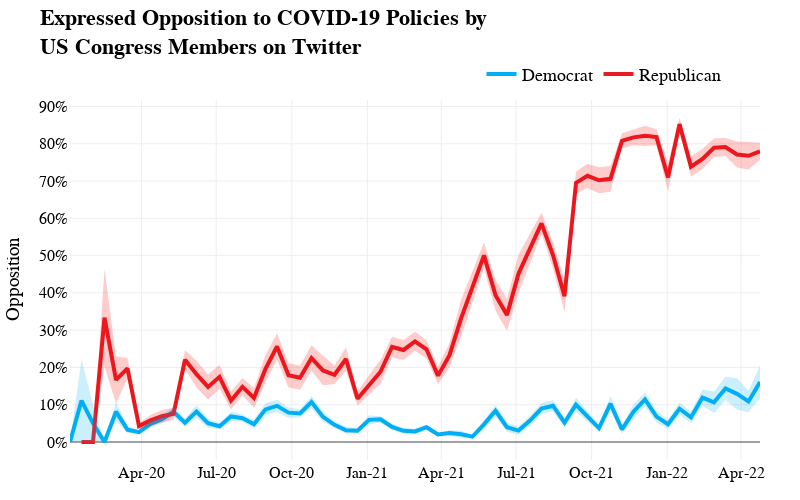

Notebook cell for this chart:
### Code cell
# Figure 2: Opposition to COVID-19 Policies by Political Party

# read dataset 
df = pd.read_csv('analysis_data.csv')

# convert date to datetime
df.date = pd.to_datetime(df.date)

# make the two independent senators democrats since they caucus with the democrats
df.party = df.party.replace({'Independent': 'Democrat'})

# create an opposition percentage column 
df['opposition'] = df['opposition_tweet_count'] / df.total_tweets

# group the dataset by party and date and calculate the mean and standard error of the opposition
party = df.groupby(['party', 'date']).agg({'opposition': ['mean', 'sem']}).reset_index()

# rename columns
party.columns = ['party', 'date', 'opposition', 'sem']

    
# create the plot
fig = px.line(party, x='date', y='opposition', color='party', color_discrete_sequence=[config.dem, config.rep],
              labels={'date':'Date', 'opposition':'Opposition'}, 
              title='Opposition to COVID-19 Policies by Party', 
              )


for p in party.party.unique():
    x1 = party.loc[party.party == p]
    if p == 'Democrat':
        color = 'rgba(0,176,246,0.2)'
    if p == 'Republican':
        color = 'rgba(255,0,0,0.2)'
    
    fig.add_trace(go.Scatter(
        x=x1.date,
        y=x1['opposition'] + x1['sem'],
        mode='lines',
        name='Upper Bound',
        line=dict(color='rgba(0,0,0,0)'),
        showlegend=False
    ))

    fig.add_trace(go.Scatter(
        x=x1.date,
        y=x1['opposition'] - x1['sem'],
        mode='lines',
        name='Lower Bound',
        line=dict(color='rgba(0,0,0,0)'),
        fill='tonexty',
        fillcolor=color,
        showlegend=False
    ))



fig.update_layout(
    font_family="Arial",
    font_color="black",
    title_font_family="Arial",
    title_font_color="black",
    title_font_size = 16,
    font_size = 16,
    title = '<b>Expressed Opposition to COVID-19 Policies by<br>US Congress Members on Twitter</b>',
    legend_title_font_color="black", 
    title_y=0.95,
    template='presentation',
    yaxis_title="Opposition",
    yaxis_tickformat='2%',
    xaxis_title="",
    xaxis_tickformat='%b-%y',
    title_x=0.05, 
    showlegend=True,
    width=800,
    height=500,
    legend=dict(
        orientation="h",
        yanchor="bottom",
        y=1.02,
        xanchor="right",
        x=.95,
        font=dict(size=18, color="black", family=config.font),
    ), 
    legend_title_text='',
)


# reduce margins 
fig.update_layout(margin=dict(l=70, r=40, t=100, b=40, pad=1))
# make lines thicker
fig.update_traces(line=dict(width=4))


fig.show()
#fig.write_image("expressed_opposition_twitter.png")
